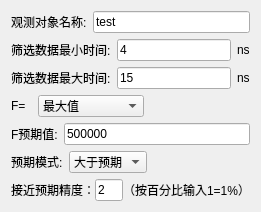
<?xml version="1.0" encoding="UTF-8"?>
<ui version="4.0">
 <class>TargetItem</class>
 <widget class="QWidget" name="TargetItem">
  <property name="geometry">
   <rect>
    <x>0</x>
    <y>0</y>
    <width>261</width>
    <height>212</height>
   </rect>
  </property>
  <property name="windowTitle">
   <string>Form</string>
  </property>
  <layout class="QVBoxLayout" name="verticalLayout">
   <item>
    <layout class="QHBoxLayout" name="horizontalLayout_4">
     <item>
      <widget class="QLabel" name="label_2">
       <property name="text">
        <string>观测对象名称:</string>
       </property>
      </widget>
     </item>
     <item>
      <widget class="QLineEdit" name="lineEditName">
       <property name="text">
        <string>test</string>
       </property>
      </widget>
     </item>
    </layout>
   </item>
   <item>
    <layout class="QHBoxLayout" name="horizontalLayout_6">
     <item>
      <widget class="QLabel" name="label_4">
       <property name="text">
        <string>筛选数据最小时间:</string>
       </property>
      </widget>
     </item>
     <item>
      <widget class="QLineEdit" name="lineEditMiniTime">
       <property name="text">
        <string>4</string>
       </property>
      </widget>
     </item>
     <item>
      <widget class="QLabel" name="label_12">
       <property name="text">
        <string>ns</string>
       </property>
      </widget>
     </item>
    </layout>
   </item>
   <item>
    <layout class="QHBoxLayout" name="horizontalLayout_5">
     <item>
      <widget class="QLabel" name="label_3">
       <property name="text">
        <string>筛选数据最大时间:</string>
       </property>
      </widget>
     </item>
     <item>
      <widget class="QLineEdit" name="lineEditMaxTime">
       <property name="text">
        <string>15</string>
       </property>
      </widget>
     </item>
     <item>
      <widget class="QLabel" name="label_13">
       <property name="text">
        <string>ns</string>
       </property>
      </widget>
     </item>
    </layout>
   </item>
   <item>
    <layout class="QHBoxLayout" name="horizontalLayout_7">
     <item>
      <widget class="QLabel" name="label_5">
       <property name="sizePolicy">
        <sizepolicy hsizetype="Minimum" vsizetype="Preferred">
         <horstretch>0</horstretch>
         <verstretch>0</verstretch>
        </sizepolicy>
       </property>
       <property name="text">
        <string>F=  </string>
       </property>
       <property name="alignment">
        <set>Qt::AlignLeading|Qt::AlignLeft|Qt::AlignVCenter</set>
       </property>
      </widget>
     </item>
     <item>
      <widget class="QComboBox" name="comboBoxF">
       <property name="sizePolicy">
        <sizepolicy hsizetype="Expanding" vsizetype="Fixed">
         <horstretch>0</horstretch>
         <verstretch>0</verstretch>
        </sizepolicy>
       </property>
       <item>
        <property name="text">
         <string>最大值</string>
        </property>
       </item>
       <item>
        <property name="text">
         <string>最小值</string>
        </property>
       </item>
       <item>
        <property name="text">
         <string>平均值</string>
        </property>
       </item>
      </widget>
     </item>
     <item>
      <spacer name="horizontalSpacer">
       <property name="orientation">
        <enum>Qt::Horizontal</enum>
       </property>
       <property name="sizeHint" stdset="0">
        <size>
         <width>40</width>
         <height>20</height>
        </size>
       </property>
      </spacer>
     </item>
    </layout>
   </item>
   <item>
    <layout class="QHBoxLayout" name="horizontalLayout_8">
     <item>
      <widget class="QLabel" name="label_6">
       <property name="text">
        <string>F预期值:</string>
       </property>
      </widget>
     </item>
     <item>
      <widget class="QLineEdit" name="lineEditMaxF">
       <property name="text">
        <string>500000</string>
       </property>
      </widget>
     </item>
    </layout>
   </item>
   <item>
    <layout class="QHBoxLayout" name="horizontalLayout_13">
     <item>
      <widget class="QLabel" name="label_11">
       <property name="text">
        <string>预期模式:</string>
       </property>
      </widget>
     </item>
     <item>
      <widget class="QComboBox" name="comboBoxExcpcet">
       <property name="sizePolicy">
        <sizepolicy hsizetype="Minimum" vsizetype="Fixed">
         <horstretch>0</horstretch>
         <verstretch>0</verstretch>
        </sizepolicy>
       </property>
       <property name="currentIndex">
        <number>1</number>
       </property>
       <item>
        <property name="text">
         <string>接近预期</string>
        </property>
       </item>
       <item>
        <property name="text">
         <string>大于预期</string>
        </property>
       </item>
      </widget>
     </item>
     <item>
      <spacer name="horizontalSpacer_2">
       <property name="orientation">
        <enum>Qt::Horizontal</enum>
       </property>
       <property name="sizeHint" stdset="0">
        <size>
         <width>40</width>
         <height>20</height>
        </size>
       </property>
      </spacer>
     </item>
    </layout>
   </item>
   <item>
    <widget class="QWidget" name="widgetAccuracy" native="true">
     <layout class="QHBoxLayout" name="horizontalLayout_16">
      <property name="spacing">
       <number>0</number>
      </property>
      <property name="leftMargin">
       <number>0</number>
      </property>
      <property name="topMargin">
       <number>0</number>
      </property>
      <property name="rightMargin">
       <number>0</number>
      </property>
      <property name="bottomMargin">
       <number>0</number>
      </property>
      <item>
       <widget class="QLabel" name="label_14">
        <property name="text">
         <string>接近预期精度：</string>
        </property>
       </widget>
      </item>
      <item>
       <widget class="QLineEdit" name="lineEditAccuracy">
        <property name="text">
         <string>2</string>
        </property>
       </widget>
      </item>
      <item>
       <widget class="QLabel" name="label_15">
        <property name="text">
         <string>（按百分比输入1=1%）</string>
        </property>
       </widget>
      </item>
     </layout>
    </widget>
   </item>
   <item>
    <spacer name="verticalSpacer">
     <property name="orientation">
      <enum>Qt::Vertical</enum>
     </property>
     <property name="sizeHint" stdset="0">
      <size>
       <width>20</width>
       <height>40</height>
      </size>
     </property>
    </spacer>
   </item>
  </layout>
 </widget>
 <resources/>
 <connections/>
</ui>
